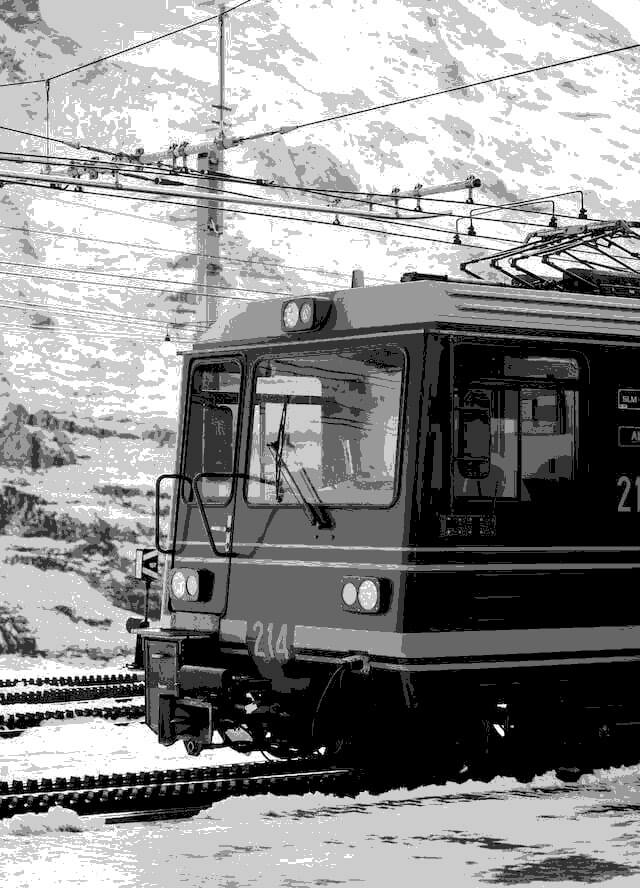
#> input picture Image_arithmetic/input_image1.jpg, 640 x 888 px
$ python Image_arithmetic_RGB.py
#> lines starting #> are read from the running program, lines starting #| are printed output that depends on the picture
### Image_arithmetic/arithmetic_core.py
"""
arithmetic_core.py
Shared helpers for pixel-wise image arithmetic. Every function works on
uint8 arrays of any shape (grayscale H x W or colour H x W x 3), so the
grayscale and RGB scripts can share them.
"""

import numpy as np
from PIL import Image


def load_pair(path1, path2, mode):
    """Load two images in `mode` ('L' or 'RGB'); resize the 2nd to match the 1st."""
    a = Image.open(path1).convert(mode)
    b = Image.open(path2).convert(mode)
    if b.size != a.size:
        b = b.resize(a.size, Image.LANCZOS)
    return np.array(a, dtype=np.uint8), np.array(b, dtype=np.uint8)


def clip8(x):
    """Saturate to 0..255 and return uint8."""
    return np.clip(x, 0, 255).astype(np.uint8)


def normalize8(x):
    """Min-max stretch any array into 0..255 (uint8)."""
    x = x.astype(np.float64)
    lo, hi = x.min(), x.max()
    if hi == lo:
        return np.zeros(x.shape, dtype=np.uint8)
    return ((x - lo) / (hi - lo) * 255).astype(np.uint8)


# ---------------------------- two-image operations ---------------------------
def add_saturated(a, b):
    return clip8(a.astype(np.int32) + b.astype(np.int32))


def add_wraparound(a, b):
    """Plain uint8 overflow: 200 + 100 -> 44 (shown only for comparison)."""
    return (a + b).astype(np.uint8)


def subtract(a, b):
    return clip8(a.astype(np.int32) - b.astype(np.int32))


def abs_difference(a, b):
    return np.abs(a.astype(np.int32) - b.astype(np.int32)).astype(np.uint8)


def multiply(a, b):
    """(a * b) / 255 keeps the result in 0..255."""
    return clip8(a.astype(np.float64) * b.astype(np.float64) / 255.0)


def divide(a, b):
    """a / (b + 1), stretched to 0..255 (avoids division by zero).
    The top 1 % of ratios is clipped first so a few extreme pixels
    (where B is almost 0) do not make the whole result look dark."""
    ratio = a.astype(np.float64) / (b.astype(np.float64) + 1.0)
    ratio = np.minimum(ratio, np.percentile(ratio, 99))
    return normalize8(ratio)


def average(a, b):
    return clip8((a.astype(np.float64) + b.astype(np.float64)) / 2.0)


def blend(a, b, alpha=0.7):
    """alpha * A + (1 - alpha) * B"""
    return clip8(alpha * a.astype(np.float64) + (1 - alpha) * b.astype(np.float64))


# --------------------------- single-image operations -------------------------
def brightness(a, value=60):
    return clip8(a.astype(np.int32) + value)


def contrast(a, factor=1.5):
    return clip8(a.astype(np.float64) * factor)


def negative(a):
    return (255 - a).astype(np.uint8)


# ------------------------------ convenience list -----------------------------
def all_operations(a, b, alpha=0.7):
    """Return an ordered dict {file_stem: (title, result_array)}."""
    return {
        "01_addition":        ("A + B (saturated)", add_saturated(a, b)),
        "02_addition_wrap":   ("A + B (wrap-around)", add_wraparound(a, b)),
        "03_subtraction":     ("A - B", subtract(a, b)),
        "04_abs_difference":  ("|A - B|", abs_difference(a, b)),
        "05_multiplication":  ("A x B / 255", multiply(a, b)),
        "06_division":        ("A / (B + 1), normalized", divide(a, b)),
        "07_average":         ("(A + B) / 2", average(a, b)),
        "08_blend":           (f"Blend {alpha:.1f}A + {1 - alpha:.1f}B", blend(a, b, alpha)),
        "09_brightness":      ("A + 60 (brighter)", brightness(a, 60)),
        "10_contrast":        ("A x 1.5 (contrast)", contrast(a, 1.5)),
        "11_negative":        ("255 - A (negative)", negative(a)),
    }

### Image_arithmetic/Image_arithmetic_RGB.py
"""
Image_arithmetic_RGB.py  -  Arithmetic operations on two COLOUR (RGB) images.

Put your two images next to this file and name them:
    input_image1.jpg   (image A)
    input_image2.jpg   (image B)
or pass paths:  python Image_arithmetic_RGB.py a.png b.png
"""

import os
import sys

import matplotlib
matplotlib.use("Agg")
import matplotlib.pyplot as plt
import numpy as np
from PIL import Image

import arithmetic_core as ac

IMAGE_A = sys.argv[1] if len(sys.argv) > 1 else "input_image1.jpg"
IMAGE_B = sys.argv[2] if len(sys.argv) > 2 else "input_image2.jpg"
RESULTS_DIR = "results"
ALPHA = 0.7


def main():
    os.makedirs(RESULTS_DIR, exist_ok=True)
    for p in (IMAGE_A, IMAGE_B):
        if not os.path.exists(p):
            sys.exit(f"[!] Image '{p}' not found. Place it in this folder.")

    a, b = ac.load_pair(IMAGE_A, IMAGE_B, "RGB")
#> in load_pair, a is the input picture: PIL image 640x888 RGB; min 0, max 255, mean 140.5
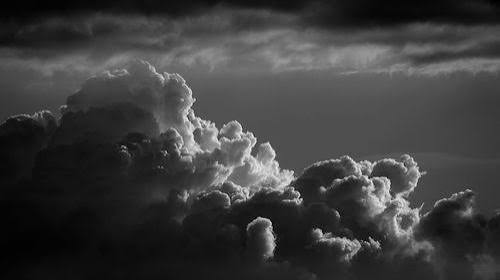
#> input picture Image_arithmetic/input_image2.jpg, 500 x 280 px
#> in load_pair, b is the input picture: PIL image 500x280 RGB; min 0, max 255, mean 60.5
#> in load_pair, `b = b.resize(a.size, Image.LANCZOS)`:
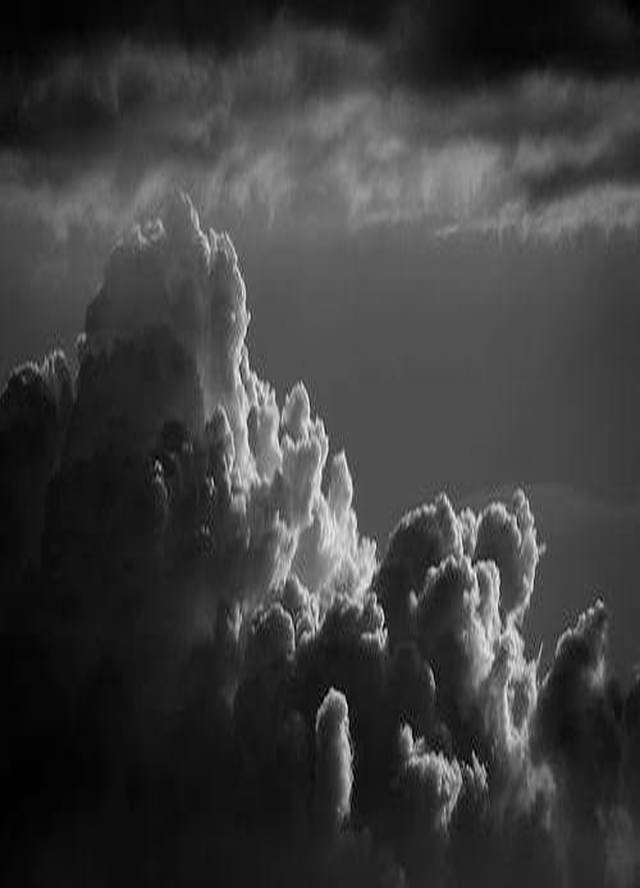
#> b: PIL image 640x888 RGB; min 0, max 255, mean 60.5
    print(f"Image A: {IMAGE_A}  |  Image B: {IMAGE_B} (resized to {a.shape[1]} x {a.shape[0]})")
#| Image A: input_image1.jpg  |  Image B: input_image2.jpg (resized to 640 x 888)

    ops = ac.all_operations(a, b, ALPHA)
#> in divide, `ratio = a.astype(np.float64) / (b.astype(np.float64) + 1.0)`:
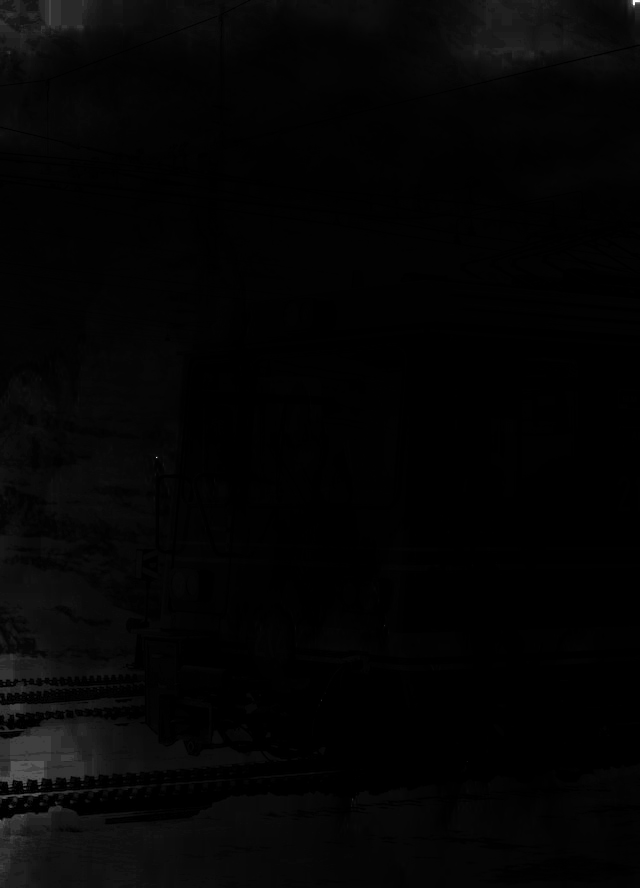
#> ratio: shape (888, 640, 3) float64; min 0, max 255, mean 4.8
#> in divide, `ratio = np.minimum(ratio, np.percentile(ratio, 99))`:
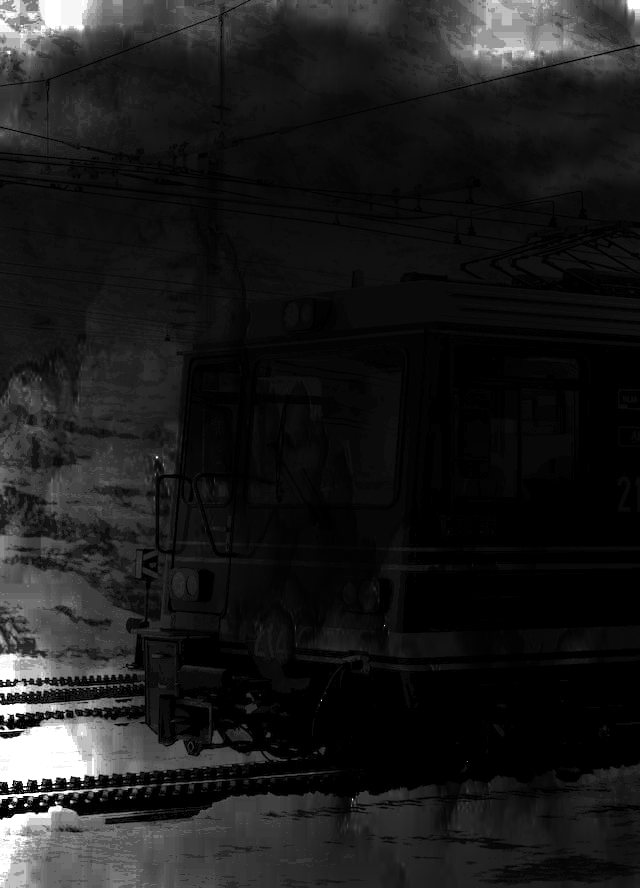
#> ratio: shape (888, 640, 3) float64; min 0, max 42.33, mean 4.7; drawn with min black and max white
#> in normalize8, `lo, hi = x.min(), x.max()`: lo = 0; hi = 42.33
#> in clip8 (call 5), `return np.clip(x, 0, 255).astype(np.uint8)`:
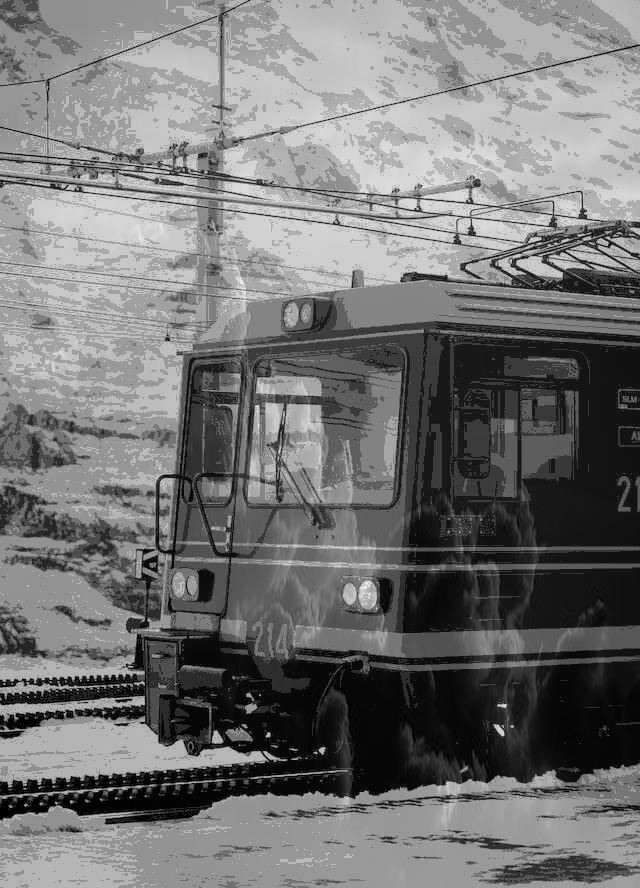
#> returned value: shape (888, 640, 3); min 0, max 244, mean 116.1
#> in clip8 (call 7), `return np.clip(x, 0, 255).astype(np.uint8)`:
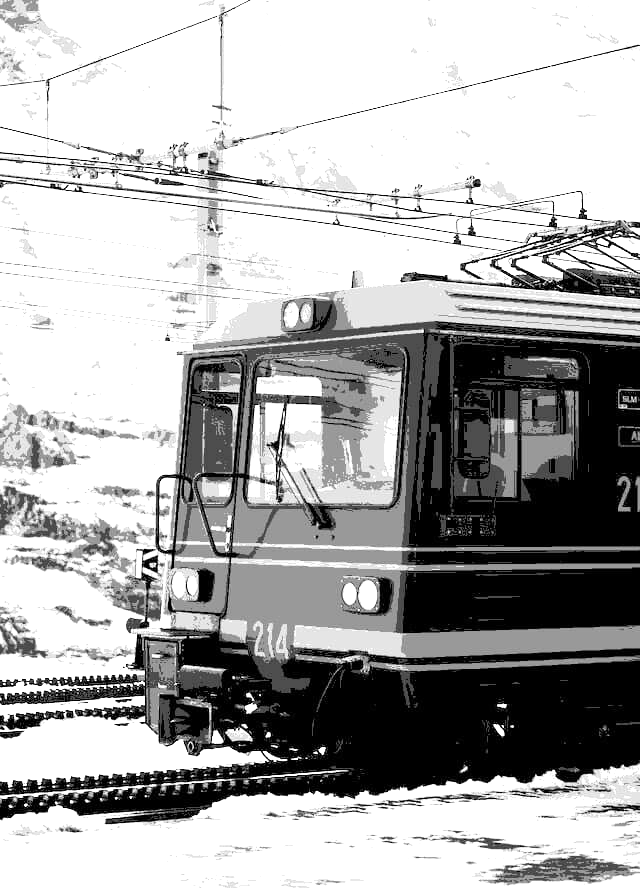
#> returned value: shape (888, 640, 3); min 0, max 255, mean 171.7
#> in negative, `return (255 - a).astype(np.uint8)`:
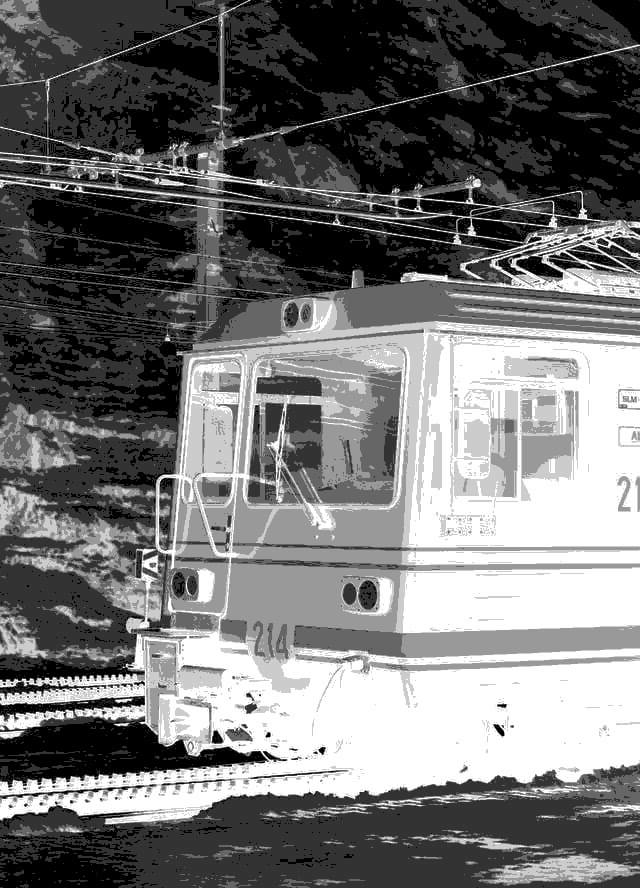
#> returned value: shape (888, 640, 3); min 0, max 255, mean 114.5
#> ops = 11 items

    lines = ["Operation                         Mean(R)  Mean(G)  Mean(B)"]
    for stem, (title, res) in ops.items():
        Image.fromarray(res).save(os.path.join(RESULTS_DIR, f"rgb_{stem}.png"))
        m = res.reshape(-1, 3).mean(axis=0)
        lines.append(f"{title:<30} {m[0]:8.2f} {m[1]:8.2f} {m[2]:8.2f}")
#> this loop made 11 passes
#> (stem, title, m) on passes 1 to 10: ('01_addition', 'A + B (saturated)', [184, 184, 184]), ('02_addition_wrap', 'A + B (wrap-around)', [116.4, 116.4, 116.4]), ('03_subtraction', 'A - B', [95.41, 95.41, 95.41]), ('04_abs_difference', '|A - B|', [110.8, 110.8, 110.8]), ('05_multiplication', 'A x B / 255', [32.06, 32.06, 32.06]), ('06_division', 'A / (B + 1), normalized', [27.85, 27.85, 27.85]), ('07_average', '(A + B) / 2', [100.3, 100.3, 100.3]), ('08_blend', 'Blend 0.7A + 0.3B', [116.1, 116.1, 116.1]), ('09_brightness', 'A + 60 (brighter)', [186.3, 186.3, 186.3]), ('10_contrast', 'A x 1.5 (contrast)', [171.7, 171.7, 171.7])
#> after the loop, lines = 12 items
    report = "\n".join(lines) + "\n"
    print("\n" + report)
#| Operation                         Mean(R)  Mean(G)  Mean(B)
#| A + B (saturated)                183.97   183.97   183.97
#| A + B (wrap-around)              116.37   116.37   116.37
#| A - B                             95.41    95.41    95.41
#| |A - B|                          110.85   110.85   110.85
#| A x B / 255                       32.06    32.06    32.06
#| A / (B + 1), normalized           27.85    27.85    27.85
#| (A + B) / 2                      100.27   100.27   100.27
#| Blend 0.7A + 0.3B
    with open(os.path.join(RESULTS_DIR, "stats_rgb.txt"), "w") as f:
        f.write(report)

    panels = [("Image A", a), ("Image B", b)] + [(t, r) for t, r in ops.values()]
#> panels = 13 items
    cols = 5
    rows = int(np.ceil(len(panels) / cols))
#> rows = 3
    fig, axes = plt.subplots(rows, cols, figsize=(3.4 * cols, 3.4 * rows))
    for ax in axes.ravel():
        ax.axis("off")
#> this loop made 15 passes
    for ax, (title, img) in zip(axes.ravel(), panels):
        ax.imshow(img)
        ax.set_title(title, fontsize=10)
#> this loop made 13 passes
#> title on passes 1 to 12: 'Image A', 'Image B', 'A + B (saturated)', 'A + B (wrap-around)', 'A - B', '|A - B|', 'A x B / 255', 'A / (B + 1), normalized', '(A + B) / 2', 'Blend 0.7A + 0.3B', 'A + 60 (brighter)', 'A x 1.5 (contrast)'
    plt.tight_layout()
    plt.savefig(os.path.join(RESULTS_DIR, "arithmetic_rgb_overview.png"), dpi=130)
    plt.close()

    print(f"Results saved in '{RESULTS_DIR}/'")
#| Results saved in 'results/'


if __name__ == "__main__":
    main()
